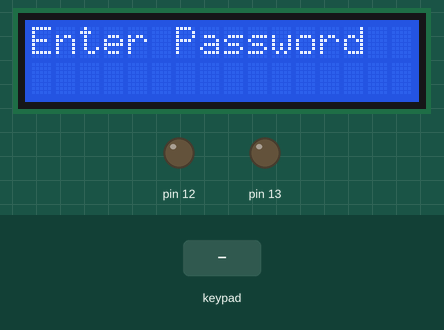
Bench run of a sketch on a simulated Arduino Uno, built with avr-gcc and run on an emulated ATmega328P. Parts: 16×2 character LCD, output pins drawn as LEDs (lit = HIGH). Dashed ring = blinking. Inputs (shaded band) come from the test bench. EEPROM starts erased.

Above: at 3.3 s.
3.4 s: keypad keys 9 8 7 6 # pressed 0.4 s apart
At 6.7 s:
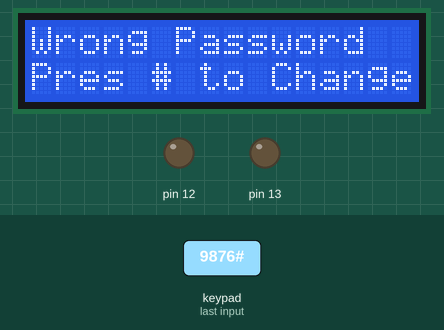
6.9 s: key 'A' pressed
At 8.7 s:
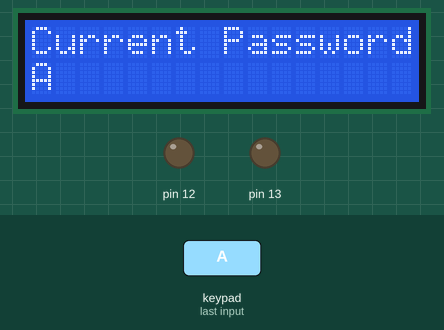
9.7 s: keypad keys 9 8 7 6 * pressed 0.4 s apart
At 13.3 s:
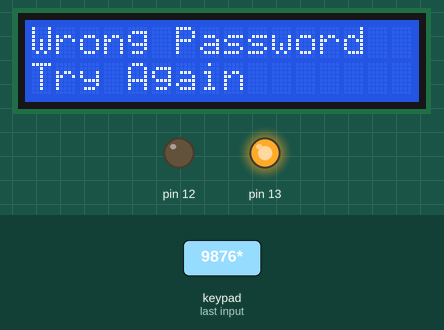
14.7 s: key 'B' pressed
At 15.41 s:
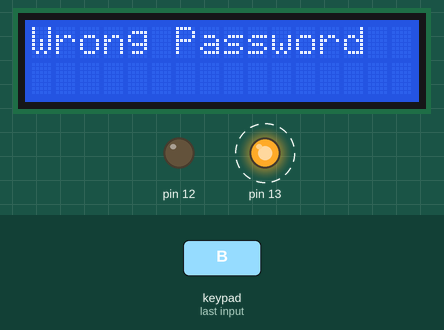
16.2 s: keypad keys 1 2 3 4 pressed 0.4 s apart
At 20.2 s:
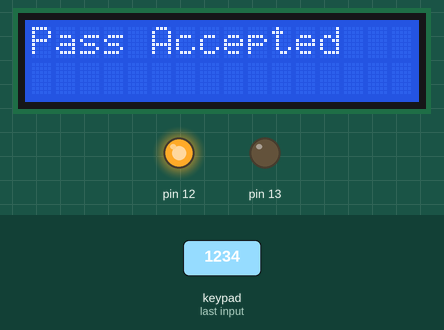
20.8 s: key 'C' pressed
At 24.0 s:
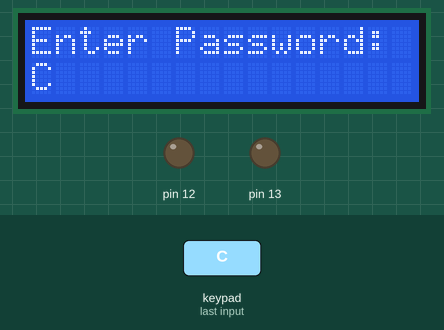
Timing chart, 0 to 24.8 s (numbered marks = the images above; inputs shaded):
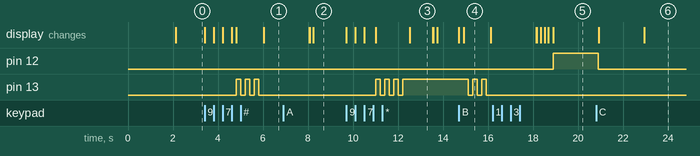

The sketch:

Code-source.ino
```cpp
#include <EEPROM.h>

#include <Wire.h>

#include <LiquidCrystal_I2C.h>

#include <Keypad.h>

char key_pressed=0;
char initial_password[4],new_password[4];
char password[4];
int i= 0;
int const passe = 1234;
const byte ROWS = 4; //4 Lignes (4 Lines, 4 rows)
const byte COLS = 4; //4 Colonnes (4 columns)
char keys[ROWS][COLS] = {
  {'1','2','3', 'A'},
  {'4','5','6', 'B'},
  {'7','8','9', 'C'},
  {'*','0','#', 'D'}
};

// FR: Connecté sur les lignes du KeyPad (L1, L2, L3, L4)
// EN: Connect to the row pinouts of the keypad
byte rowPins[ROWS] = {9, 8, 7, 6};

// FR: Connecté sur les colonnes dy KeyPad (C1, C2, C3, C4)
// EN: connect to the column pinouts of the keypad
byte colPins[COLS] = {5, 4, 3, 2};

Keypad keypad = Keypad( makeKeymap(keys), rowPins, colPins, ROWS, COLS );


LiquidCrystal_I2C lcd(0x20, 16, 2);

void setup(){
  Serial.begin(9600);
  lcd.init();
  lcd.clear();
  lcd.backlight();
  lcd.print(" ACHOUCHE ADEL");

  lcd.setCursor(0,1);

  lcd.print("Electronic Lock ");

  delay(2000);

  lcd.clear();

  lcd.print("Enter Password");

  lcd.setCursor(0,1);

  initialpassword();

  // LED
  pinMode(12, OUTPUT);
  pinMode(13, OUTPUT);
  digitalWrite(12, LOW);
  digitalWrite(13, LOW);
}

void loop(){
  char key = keypad.getKey();
  //if (key != NO_KEY){
    //Serial.println(key);
    //lcd.clear();
    if(key == '#'){
      change();
    }
  if (key)

  {

    password[i++]=key;

    lcd.print(key);

      }

  if(i==4)

  {

    delay(200);

    for(int j=0;j<4;j++)

      initial_password[j]=EEPROM.read(j);

    if(!(strncmp(password, initial_password,4)))

    {

      lcd.clear();

      digitalWrite(12, HIGH);
      lcd.print("Pass Accepted");


      delay(2000);

      lcd.setCursor(0,1);
    digitalWrite(12, LOW);
      lcd.print("Pres # to change");

      delay(2000);

      lcd.clear();

      lcd.print("Enter Password:");

      lcd.setCursor(0,1);

      i=0;
    }
      else

    {

      lcd.clear();

      lcd.print("Wrong Password");
    // clignoter la led rouge
      digitalWrite(13, HIGH);
        delay(200);
      digitalWrite(13, LOW);
        delay(200);
      digitalWrite(13, HIGH);
        delay(200);
      digitalWrite(13, LOW);
        delay(200);
      digitalWrite(13, HIGH);
        delay(200);
      digitalWrite(13, LOW);
        delay(200);


      lcd.setCursor(0,1);

      lcd.print("Pres # to Change");

      delay(2000);

      lcd.clear();

      lcd.print("Enter Password");

      lcd.setCursor(0,1);

      i=0;


    }
    }
}

void change() {
  int j = 0;
  lcd.clear();
  lcd.print("Current Password");
  lcd.setCursor(0,1);
  while(j<4)

  {

    char key=keypad.getKey();

    if(key)

    {

      new_password[j++]=key;

      lcd.print(key);
    }
    key=0;

}
  delay(500);

  if((strncmp(new_password, initial_password, 4)))

  {

    lcd.clear();

    lcd.print("Wrong Password");
    // Clignoter la led rouge
    digitalWrite(13, HIGH);
        delay(200);
      digitalWrite(13, LOW);
        delay(200);
      digitalWrite(13, HIGH);
        delay(200);
      digitalWrite(13, LOW);
        delay(200);
      digitalWrite(13, HIGH);
        delay(200);
      digitalWrite(13, LOW);
        delay(200);
  digitalWrite(13, HIGH);
        delay(100);
      digitalWrite(13, HIGH);
        delay(100);
      digitalWrite(13, HIGH);
        delay(100);
    lcd.setCursor(0,1);

    lcd.print("Try Again");

    delay(1000);
  }
   else

  {

    j=0;

    lcd.clear();

    lcd.print("New Password:");

    lcd.setCursor(0,1);

    while(j<4)

    {

      char key=keypad.getKey();

      if(key)

      {

        initial_password[j]=key;

        lcd.print(key);

        EEPROM.write(j,key);

        j++;


      }

    }

    lcd.print("Pass Changed");
  digitalWrite(12, HIGH);
    delay(2000);

  }

  lcd.clear();

  lcd.print("Enter Password");

  lcd.setCursor(0,1);

  key_pressed=0;

}


void initialpassword() {
  for(int j=0;j<4;j++){
    EEPROM.write(j, j+49);
  }

  for(int j=0;j<4;j++){
    initial_password[j]=EEPROM.read(j);
  }
}
```

Measured:
- after the input at 3.4 s, pin 13: alternates HIGH for 0.20 s and LOW for 0.20 s, 6 changes in all, then stays LOW, starting after 1.4 s; the display: first changes at once (image 1 shows a later state)
- after the input at 6.9 s, the display: first differs from a run without the input after 1.3 s (image 2)
- after the input at 9.7 s, pin 13: alternates HIGH for 0.20 s and LOW for 0.20 s, 7 changes in all, then stays HIGH, starting after 1.3 s; the display: first changes at once (image 3 shows a later state)
- after the input at 14.7 s, pin 13: alternates HIGH for 0.20 s and LOW for 0.20 s, starting after 0.42 s; the display: first changes at once (image 4 shows a later state)
- after the input at 16.2 s, pin 12: LOW → HIGH after 2.7 s; the display: first differs from a run without the input after 2.0 s (image 5 shows a later state)
- after the input at 20.8 s, the display: first differs from a run without the input after 2.2 s (image 6)
- what the display in image 3 shows lasts 1.0 s, from 12.5 s to 13.5 s
